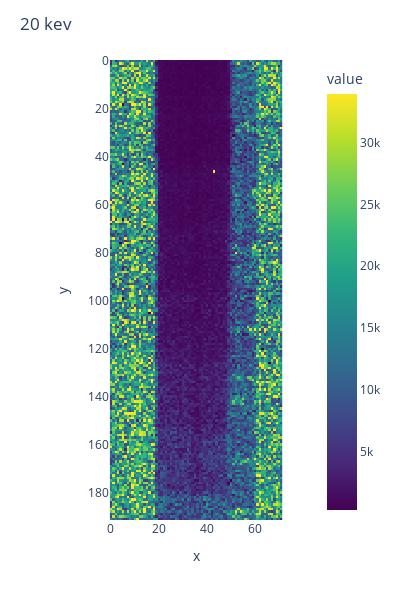
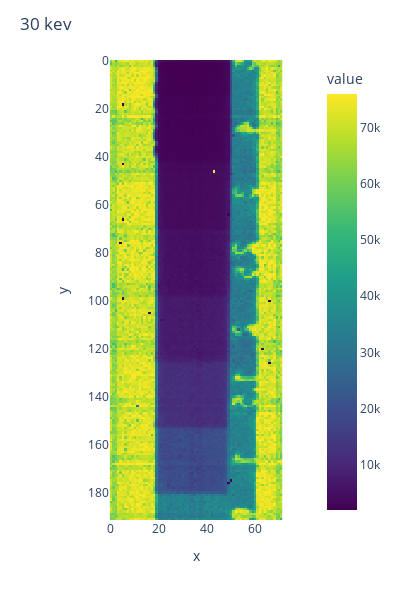
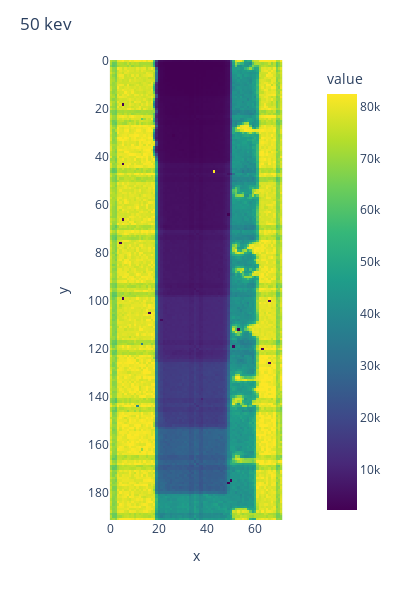
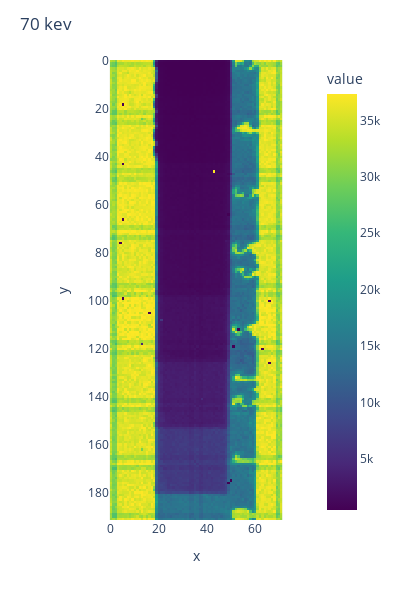

Notebook code for these charts, in order:
### Code cell
folder = "S1160_l181_120kVp_5mA_sd755_10p8Al_0p1Cu_coll10mm_PE2_wstep"
# folder = "S1160_shutter_closed"

for i, bin_id in enumerate([0,1,2,3,4,5,6]):
    
    count_maps_A0, count_maps_A1, full_count_map = process_mat_files(bin_id=bin_id, folder=folder)
    # full_count_map = clean_ncp(full_count_map, 
    #                            low_threshold=50,
    #                            high_threshold=1e6,
    #                            verbose=False, 
    #                            perform_clean=True)    
    
    color_range = np.percentile(full_count_map, [1, 98])
    print(f"{color_range = }")
    heatmap_fig = create_plotly_heatmaps(full_count_map,
                                  figsize=(400, 600),
                                  color_range=color_range
                               )
    heatmap_fig.update_layout(title=f"{BIN_LABELS[bin_id]}")

    heatmap_fig.show()

### Figure 1 — Plotly figure (JSON) as saved in the notebook; plotly's stock layout.template omitted (floating-point values rounded to 4 significant figures; data arrays with more than 128 entries replaced by an {"elided": "..."} marker saying what was removed)
{"data": [{"coloraxis": "coloraxis", "hovertemplate": "x: %{x}<br>y: %{y}<br>value: %{z}<extra></extra>", "name": "0", "type": "heatmap", "xaxis": "x", "yaxis": "y", "z": {"elided": "192x72 float values"}}], "layout": {"autosize": false, "coloraxis": {"cmax": 33940.0, "cmin": 256.6, "colorbar": {"title": {"text": "value"}}, "colorscale": [[0, "#440154"], [0.1111, "#482878"], [0.2222, "#3e4989"], [0.3333, "#31688e"], [0.4444, "#26828e"], [0.5556, "#1f9e89"], [0.6667, "#35b779"], [0.7778, "#6ece58"], [0.8889, "#b5de2b"], [1, "#fde725"]]}, "height": 600, "margin": {"t": 60}, "title": {"text": "20 kev"}, "width": 400, "xaxis": {"anchor": "y", "constrain": "domain", "domain": [0, 1], "scaleanchor": "y", "title": {"text": "x"}}, "yaxis": {"anchor": "x", "autorange": "reversed", "constrain": "domain", "domain": [0, 1], "title": {"text": "y"}}}}

### Figure 2 — Plotly figure (JSON) as saved in the notebook; plotly's stock layout.template omitted (floating-point values rounded to 4 significant figures; data arrays with more than 128 entries replaced by an {"elided": "..."} marker saying what was removed)
{"data": [{"coloraxis": "coloraxis", "hovertemplate": "x: %{x}<br>y: %{y}<br>value: %{z}<extra></extra>", "name": "0", "type": "heatmap", "xaxis": "x", "yaxis": "y", "z": {"elided": "192x72 float values"}}], "layout": {"autosize": false, "coloraxis": {"cmax": 75950.0, "cmin": 1948.0, "colorbar": {"title": {"text": "value"}}, "colorscale": [[0, "#440154"], [0.1111, "#482878"], [0.2222, "#3e4989"], [0.3333, "#31688e"], [0.4444, "#26828e"], [0.5556, "#1f9e89"], [0.6667, "#35b779"], [0.7778, "#6ece58"], [0.8889, "#b5de2b"], [1, "#fde725"]]}, "height": 600, "margin": {"t": 60}, "title": {"text": "30 kev"}, "width": 400, "xaxis": {"anchor": "y", "constrain": "domain", "domain": [0, 1], "scaleanchor": "y", "title": {"text": "x"}}, "yaxis": {"anchor": "x", "autorange": "reversed", "constrain": "domain", "domain": [0, 1], "title": {"text": "y"}}}}

### Figure 3 — Plotly figure (JSON) as saved in the notebook; plotly's stock layout.template omitted (floating-point values rounded to 4 significant figures; data arrays with more than 128 entries replaced by an {"elided": "..."} marker saying what was removed)
{"data": [{"coloraxis": "coloraxis", "hovertemplate": "x: %{x}<br>y: %{y}<br>value: %{z}<extra></extra>", "name": "0", "type": "heatmap", "xaxis": "x", "yaxis": "y", "z": {"elided": "192x72 float values"}}], "layout": {"autosize": false, "coloraxis": {"cmax": 82400.0, "cmin": 2216.0, "colorbar": {"title": {"text": "value"}}, "colorscale": [[0, "#440154"], [0.1111, "#482878"], [0.2222, "#3e4989"], [0.3333, "#31688e"], [0.4444, "#26828e"], [0.5556, "#1f9e89"], [0.6667, "#35b779"], [0.7778, "#6ece58"], [0.8889, "#b5de2b"], [1, "#fde725"]]}, "height": 600, "margin": {"t": 60}, "title": {"text": "50 kev"}, "width": 400, "xaxis": {"anchor": "y", "constrain": "domain", "domain": [0, 1], "scaleanchor": "y", "title": {"text": "x"}}, "yaxis": {"anchor": "x", "autorange": "reversed", "constrain": "domain", "domain": [0, 1], "title": {"text": "y"}}}}

### Figure 4 — Plotly figure (JSON) as saved in the notebook; plotly's stock layout.template omitted (floating-point values rounded to 4 significant figures; data arrays with more than 128 entries replaced by an {"elided": "..."} marker saying what was removed)
{"data": [{"coloraxis": "coloraxis", "hovertemplate": "x: %{x}<br>y: %{y}<br>value: %{z}<extra></extra>", "name": "0", "type": "heatmap", "xaxis": "x", "yaxis": "y", "z": {"elided": "192x72 float values"}}], "layout": {"autosize": false, "coloraxis": {"cmax": 37330.0, "cmin": 491.1, "colorbar": {"title": {"text": "value"}}, "colorscale": [[0, "#440154"], [0.1111, "#482878"], [0.2222, "#3e4989"], [0.3333, "#31688e"], [0.4444, "#26828e"], [0.5556, "#1f9e89"], [0.6667, "#35b779"], [0.7778, "#6ece58"], [0.8889, "#b5de2b"], [1, "#fde725"]]}, "height": 600, "margin": {"t": 60}, "title": {"text": "70 kev"}, "width": 400, "xaxis": {"anchor": "y", "constrain": "domain", "domain": [0, 1], "scaleanchor": "y", "title": {"text": "x"}}, "yaxis": {"anchor": "x", "autorange": "reversed", "constrain": "domain", "domain": [0, 1], "title": {"text": "y"}}}}
